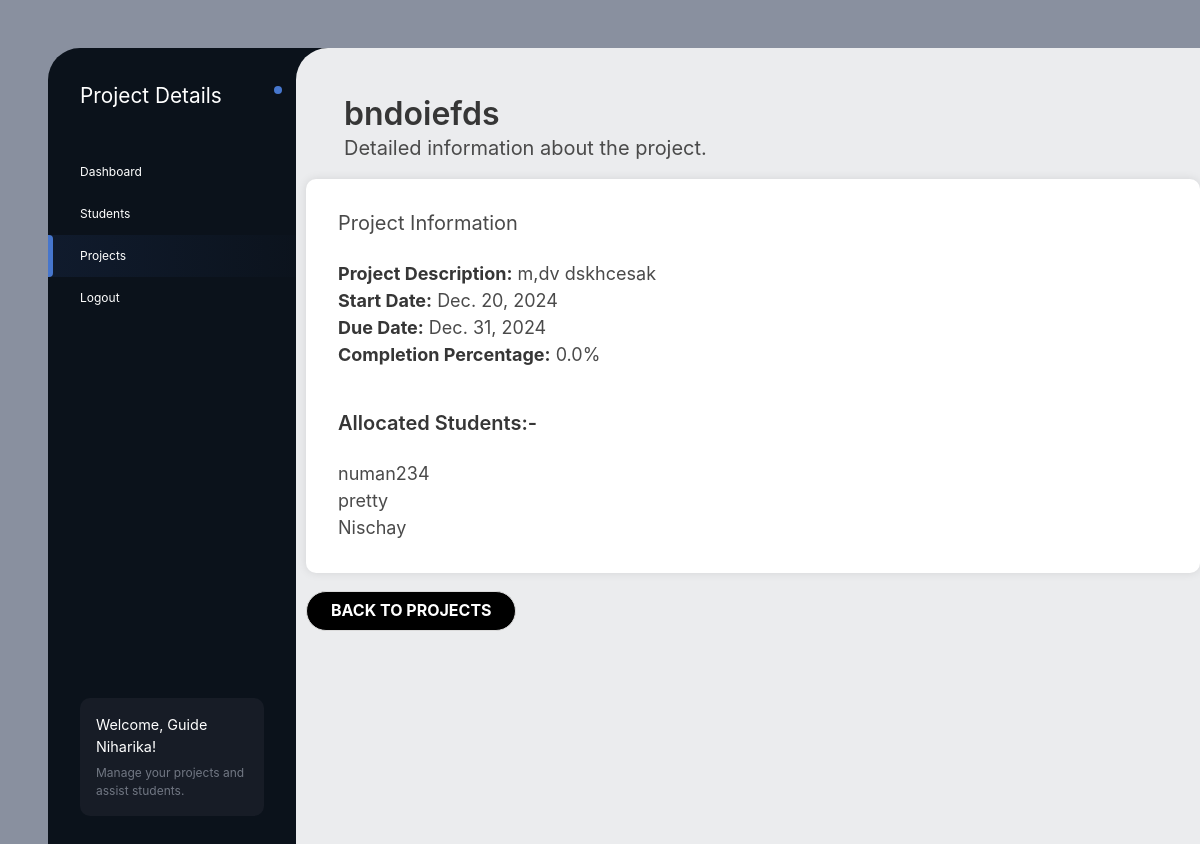
/projects/3/mentor/ (signed in), run on an earlier commit of the app's database.
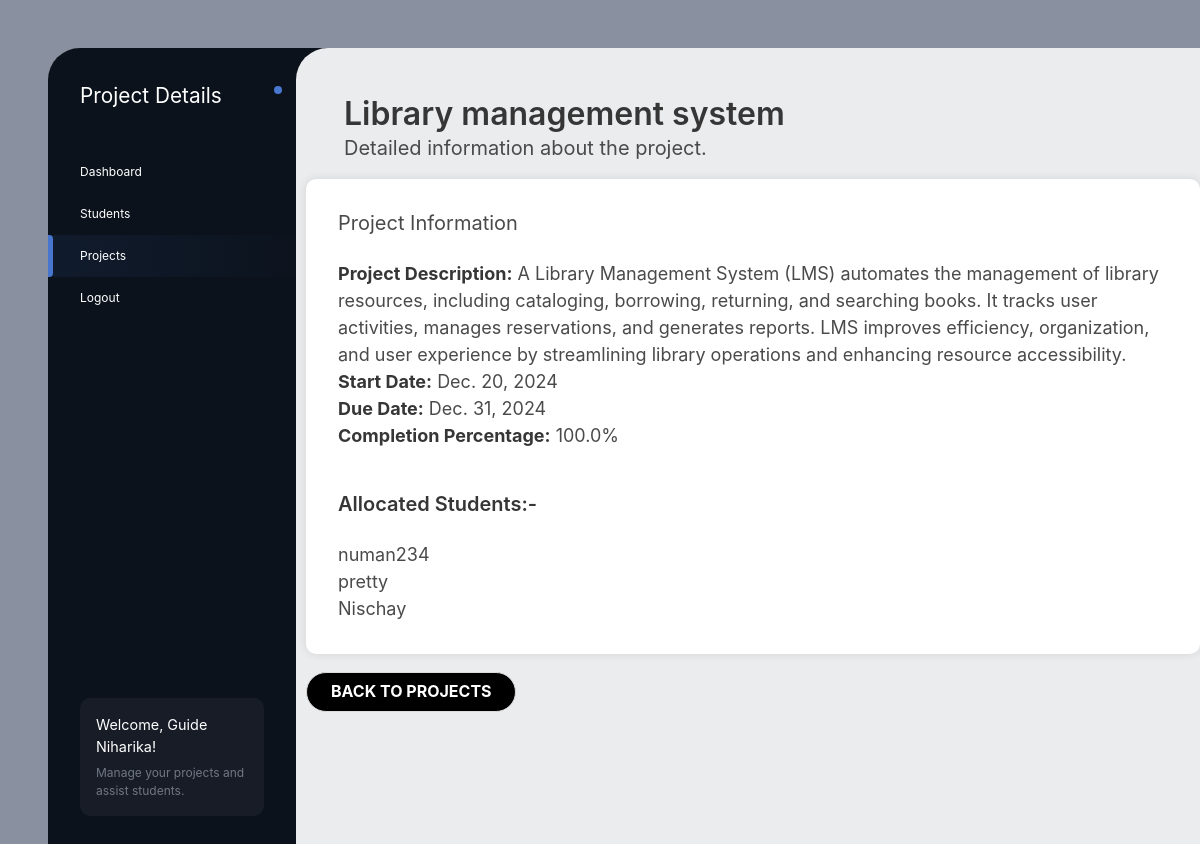
And on a later commit of the database.
### MySiteApp/models.py (models this page shows, shortened)
class Project(models.Model):
    id = models.AutoField(primary_key=True)
    title = models.CharField(max_length=200)
    description = models.TextField(blank=True, null=True)
    start_date = models.DateField()
    due_date = models.DateField(default="2024-12-31")
    owner = models.ForeignKey(User, on_delete=models.CASCADE, related_name='owned_projects',null=True, blank=True)
    mentor = models.ForeignKey(User, on_delete=models.SET_NULL, null=True, blank=True, related_name='mentored_projects')  # Supervisor (mentor)
    students = models.ManyToManyField(
        User, related_name='assigned_projects', blank=True, limit_choices_to={'role': 'student'}
    )
    def completion_percentage(self):
        phases = self.phases.all()
        total_phases = phases.count()
        if total_phases == 0:
            return 0
        completed_phases = sum(phase.completion_percentage() for phase in phases)
        return (completed_phases / total_phases)

class Phases(models.Model):
    id = models.AutoField(primary_key=True)
    title = models.CharField(max_length=100,default="Default Phase Title")
    description = models.TextField(blank=True, null=True)
    due_date = models.DateField()
    status = models.CharField(max_length=50, choices=[('pending', 'Pending'), ('completed', 'Completed')], default='pending')
    project = models.ForeignKey(Project, on_delete=models.CASCADE, related_name='phases')
    mentor_notes = models.TextField(blank=True, null=True)  # Notes from the mentor
    def completion_percentage(self):
        tasks = self.tasks.all()
        total_tasks = tasks.count()
        if total_tasks == 0:
            return 0
        completed_tasks = sum(1 for task in tasks if task.status == 'completed')
        return (completed_tasks / total_tasks) * 100

class Task(models.Model):
    id = models.AutoField(primary_key=True)
    title = models.CharField(max_length=100)
    description = models.TextField(blank=True, null=True)
    due_date = models.DateField()
    status = models.CharField(max_length=50, choices=[('pending', 'Pending'), ('completed', 'Completed')], default='pending')
    phase = models.ForeignKey('Phases', on_delete=models.CASCADE, related_name='tasks')  # link to a phase

### MySiteApp/views.py (the view)
# urls.py: path('projects/<int:project_id>/mentor/', views.project_detail_mentor, name='project_detail_mentor'),
@login_required
def project_detail_mentor(request, project_id):
    if request.user.role != 'mentor':
        return redirect('access_denied')  # Redirect unauthorized users
    project = get_object_or_404(models.Project, id=project_id)
    return render(request, 'mentor/project_details_mentor.html', {'project': project})

### MySiteApp/templates/mentor/project_details_mentor.html (shortened to what this page needs)
<!DOCTYPE html>
<html lang="en">
<head>
  {% load static %}
  <link rel="stylesheet" href="https://cdnjs.cloudflare.com/ajax/libs/bulma/0.7.4/css/bulma.min.css">
  <link rel="stylesheet" href="{% static 'css/style.css' %}">
</head>
<body>
<div class="site-wrap">
  <nav class="site-nav">
    <div class="name">Project Details</div>
    <ul>
      <li><a href="{% url 'mentor_dashboard' %}">Dashboard</a></li>
      <li><a href="{% url 'allocated_students' %}">Students</a></li>
      <li class="active"><a href="{% url 'mentor_student_projects' %}">Projects</a></li>
      <li><a href="{% url 'login' %}">Logout</a></li>
    </ul>
    <div class="note">
      <h3>Welcome, Guide {{ user.username }}!</h3>
      <p>Manage your projects and assist students.</p>
    </div>
  </nav>
  <main>
    <header>
      <h1 class="title">{{ project.title }}</h1>
      <p class="subtitle">Detailed information about the project.</p>
    </header><br>
    <div class="content-rows">
      <div class="content-section">
        <h2 class="subtitle">Project Information</h2>
        <p><strong>Project Description:</strong> {{ project.description }}</p>
        <p><strong>Start Date:</strong> {{ project.start_date }}</p>
        <p><strong>Due Date:</strong> {{ project.due_date }}</p>
        <p><strong>Completion Percentage:</strong> {{ project.completion_percentage }}%</p>
        <br>
        <h3 class="subtitle mt-4"><strong>Allocated Students:-</strong></h3>
        <ul>
          {% for student in project.students.all %}
            <li>{{ student.username }}</li>
          {% empty %}
            <li>No students allocated.</li>
          {% endfor %}
        </ul>
      </div>
      <br>
      <a href="{% url 'mentor_student_projects' %}" class="button">Back to Projects</a>
    </div>
  </main>
</div>
</body>
</html>

What changed in the data, as far as the page shows it:
changed Project: title "bndoiefds" → "Library management system"; description "m,dv dskhcesak" → "A Library Management System (LMS) automates the management of library resources, including cataloging, borrowing, returning, and searching books. It tracks user activities, manages reservations, and generates reports. LMS improves efficiency, organization, and user experience by streamlining library operations and enhancing resource accessibility."; completion_percentage "0.0" → "100.0"
